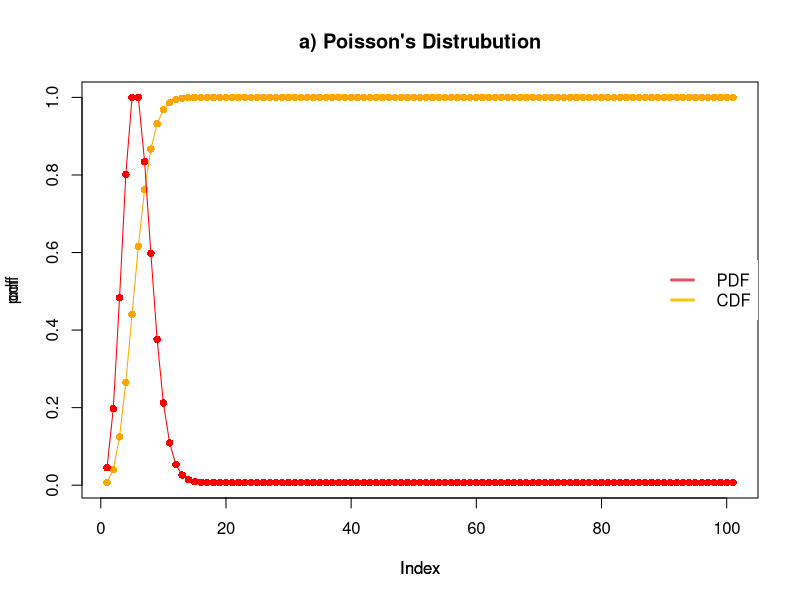
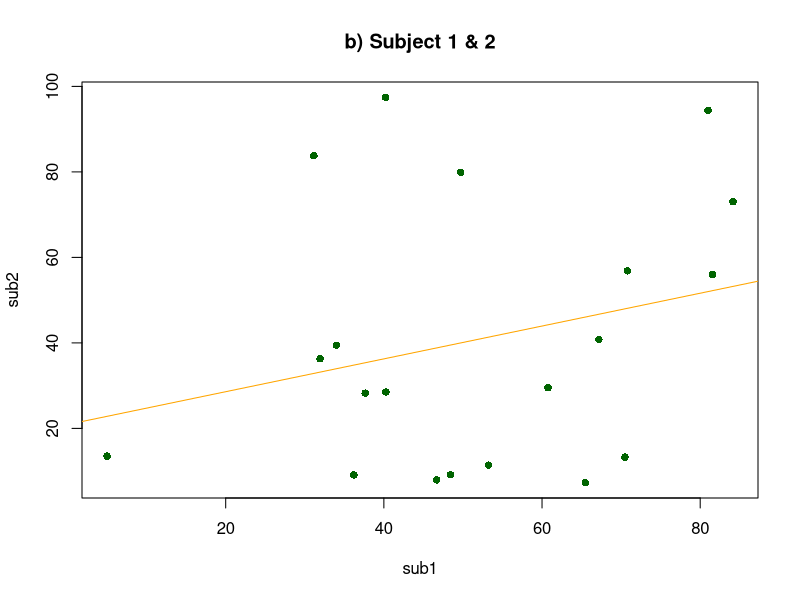
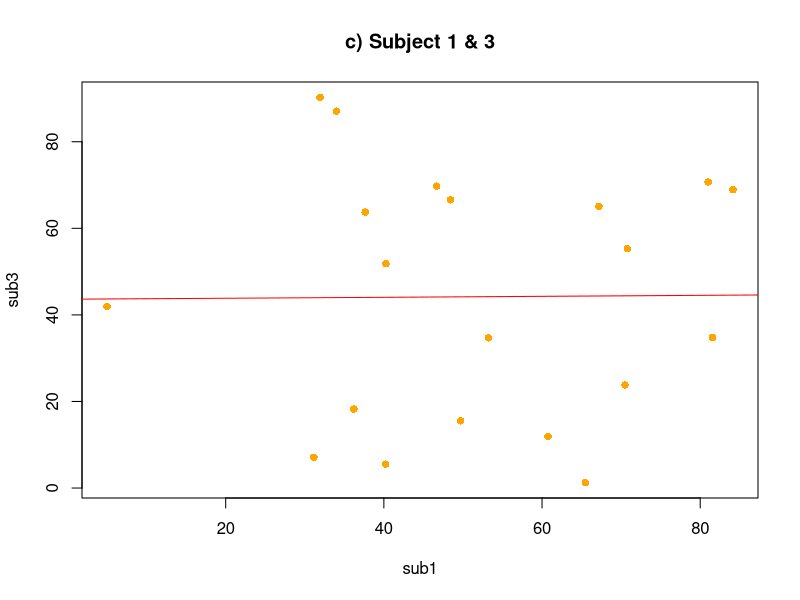
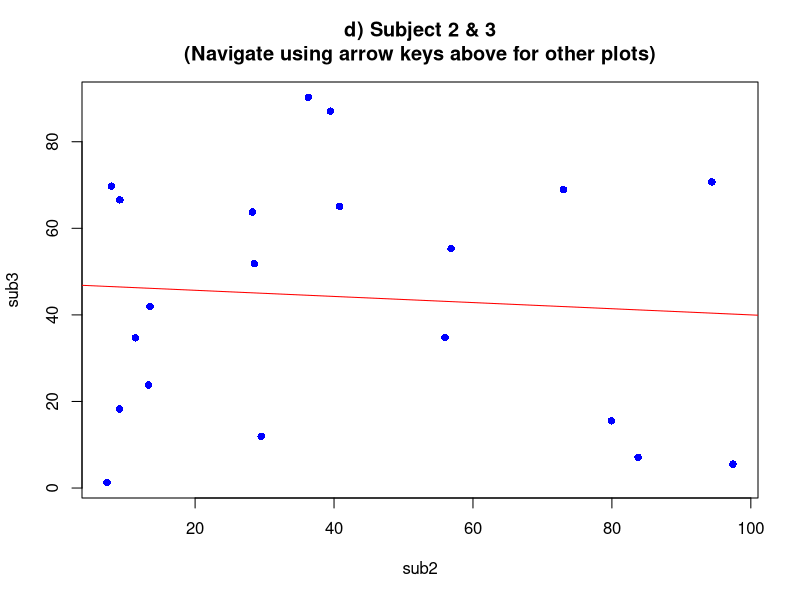

Reproduce these figures in R, in order.
#Assignment 6

#---------Q.1------------
#------------------------
n <- 100
p <- 0.05  #5% defective rate

m <- n*p   #mean number of defective bulbs

#Distribution: given below (line:11)
print("Ans1(i) We are going to use Poisson Distribution, since P is very small and no. of trials is large i.e., 100")

pmf <- dpois(0:n, lambda=m)
cdf <- ppois(0:n, lambda=m)

plot(cdf, main="a) Poisson's Distrubution", pch=16, col="orange")
lines(cdf, col="orange")

par(new = T)

plot(pmf, add=TRUE, axes= FALSE, pch=16, col="red")
lines(pmf, col = "red")

legend("right", legend = c("PDF", "CDF"), lty = 5, col = c(2,7), lwd = 3, box.lty = 0)



#---------Q.2------------
#------------------------
sub1 <- runif(20, 1, 100)
sub2 <- runif(20, 1, 100)
sub3 <- runif(20, 1, 100)

#correlation for the data frame
df <- data.frame(x=sub1, y=sub2, z=sub3)
correl = cor(df)
print(correl)

#NOTE: Please use the arrow icons on plots page's toolbar to navigate between each graph

plot(sub1, sub2, main="b) Subject 1 & 2", pch=16, col="darkgreen")
abline(lm(sub2~sub1), col="orange")

plot(sub1, sub3, main="c) Subject 1 & 3", pch=16, col="orange")
abline(lm(sub3~sub1), col="red")

plot(sub2, sub3, main="d) Subject 2 & 3\n(Navigate using arrow keys above for other plots)", pch=16, col="blue")
abline(lm(sub3~sub2), col="red")